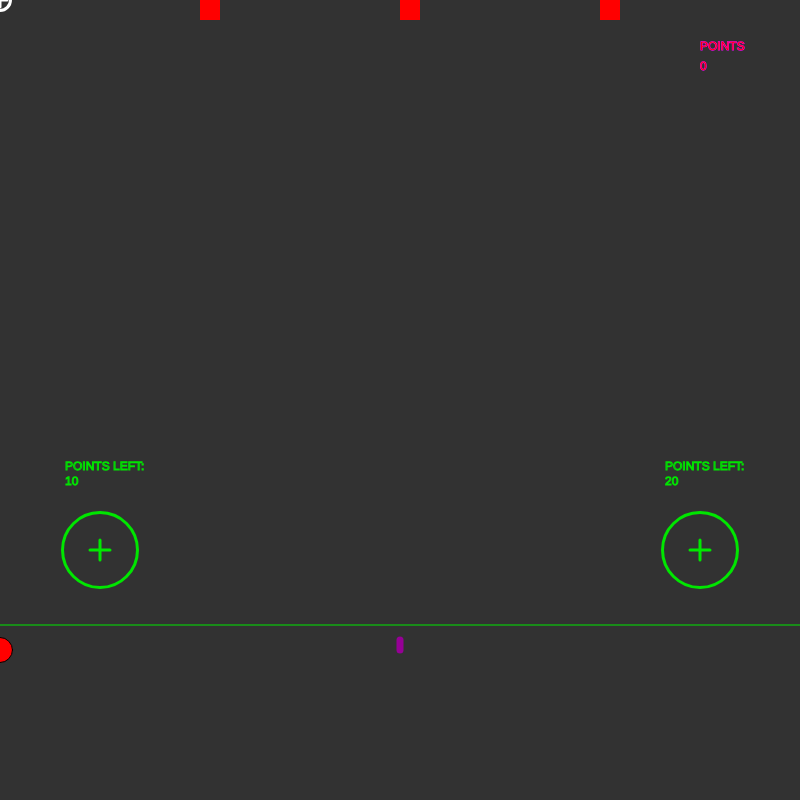
Frame 1 (no input)
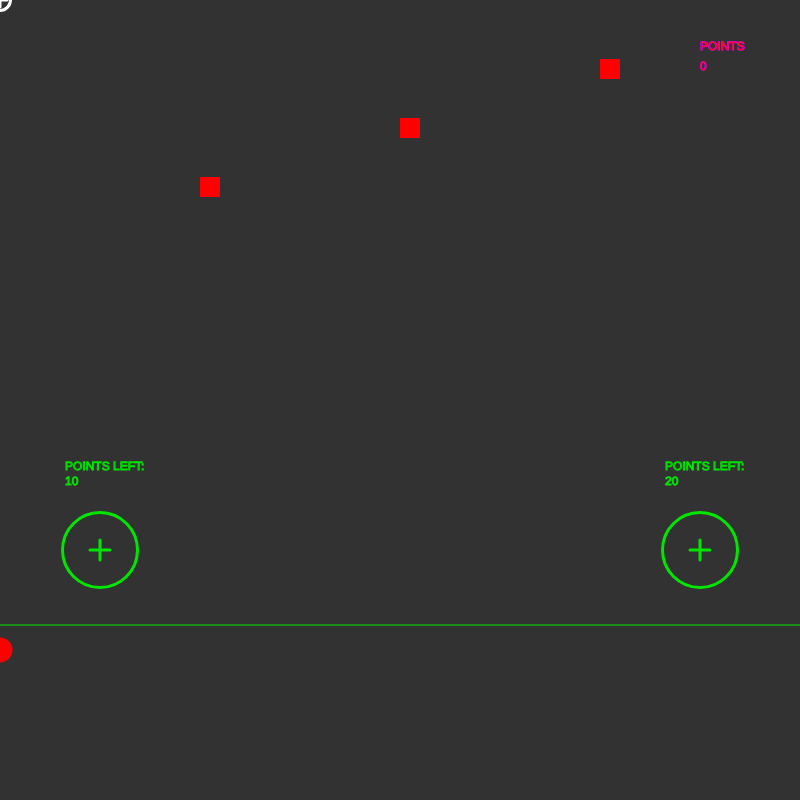
Frame 60 (no input)
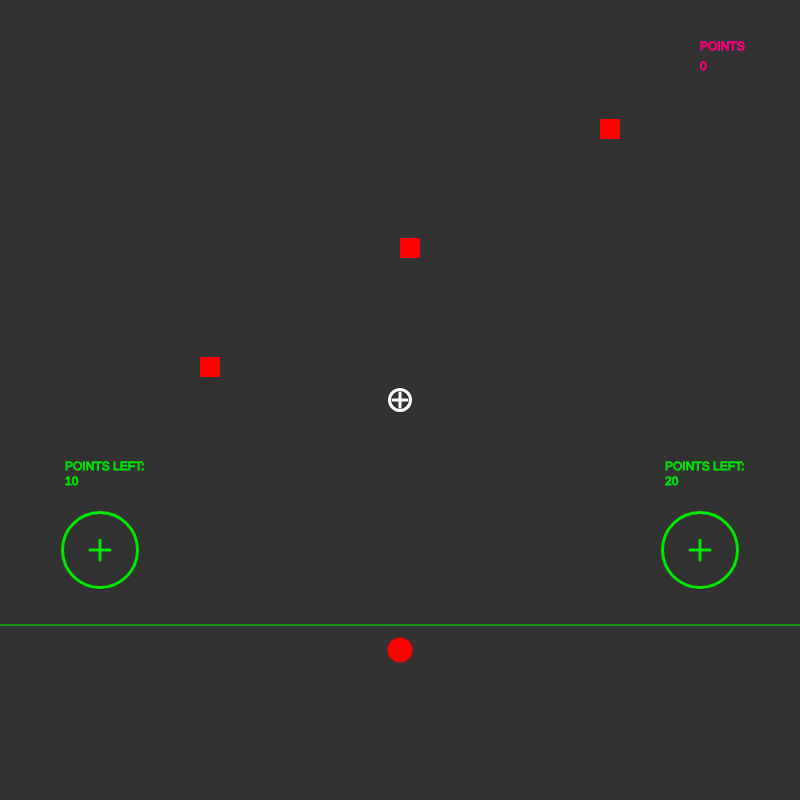
Frame 120 (the mouse pressed at the canvas centre since frame 60)

The p5.js sketch that drew these frames (run headless with seeded random() and noise() and a simulated clock; from frame 60 on, the mouse is pressed at the canvas centre):

// p5.js sketch
// ── sketch.js
function setup() {
  createCanvas(800, 800);
  noCursor()
}
//variables
var laserX = 400
var laserY = 650
var ay = 0
var by = 0
var cy = 0
var ax = 200
var bx = 400
var cx = 600
var points =0
var tunlock1=10
var tunlock2=20
var tunlock3=100
var tunlock4=110
var tunlock5=200
var tunlock6=210
var unlockexist1=0
var unlockexist2=0

//things
function draw() {
  background(50, 50, 50);
  fill(255, 0, 0)
  ellipse(mouseX, 650, 25, 25)
  stroke(0, 230, 0)
  line(0,625, 800, 625)
  stroke(150, 0, 150)
  strokeWeight(7)
  line(laserX, laserY, laserX, laserY-10)
  strokeWeight(1)
  laserY=laserY-30
  noStroke()
  rect(ax, ay, 20, 20)
  rect(bx, by, 20, 20)
  rect(cx, cy, 20, 20)
  ay=ay+3
  by=by+2
  cy=cy+1
  if(ay > 850){
    ay=-50
  }
  if(by > 850){
    by=-50
  }
  if(cy >850){
    cy=-50
  }
  if(ay > 625 && ay < 630){
    points=points-5
  }
   if(by > 625 && by < 627){
    points=points-5
  }
  if(cy > 625 && cy < 627){
    points=points-5
  }
  
  stroke(255, 0, 255)
  text(`POINTS`, 700, 50)
  text(points, 700, 70)
  noStroke()
  stroke(255, 255, 255)
  strokeWeight(3)
  line(mouseX, mouseY-7, mouseX, mouseY+7)
  line(mouseX+7, mouseY, mouseX-7, mouseY)
  noFill()
  ellipse(mouseX, mouseY, 21,21)
  noStroke()
  stroke(0, 230, 0)
  ellipse(100, 550, 75, 75)
  ellipse(700, 550, 75, 75)
  line(100, 560, 100, 540)
  line(90, 550, 110, 550)
  line(700, 560, 700, 540)
  line(690, 550, 710, 550)
  
  //turrets unlocking
  strokeWeight(1)
  text(`POINTS LEFT:`, 65, 470)
  text(`POINTS LEFT:`, 665, 470)
  text(tunlock1-points, 65, 485)
  text(tunlock2-points, 665, 485)
  noStroke()
  
  if(points>tunlock1){
    unlockexist1=unlockexist1+2
  }
  if(unlockexist1>1){
    fill(255, 0, 0)
    ellipse(100, 550, 50, 50)
  }
  
  
  if(points>tunlock2){
    unlockexist2=unlockexist2+2
  }
  if(unlockexist2>1){
    fill(255, 0, 0)
    ellipse(700, 550, 50, 50)
  }
    
     
  //collisions   
  if(laserX<ax+20 && laserX>ax && laserY<ay){
    ay=-50
    ax=random(200, 600)
    laserY=900
    laserX=900
    points= points+1
  }
  if(laserX<bx+20 && laserX>bx && laserY<by){
    by=-50
    bx=random(200, 600)
    laserY=900
    laserX=900
    points= points+1
  }
  if(laserX<cx+20 && laserX>cx && laserY<cy){
    cy=-50
    cx=random(200, 600)
    laserY=900
    laserX=900
    points= points+1
  }
  
  
}

function mousePressed(){
  laserX=mouseX
  laserY=650
  
}
